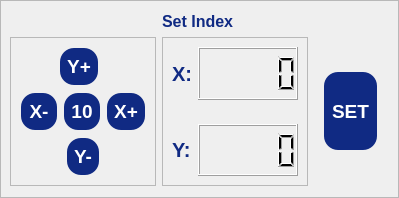
                     <widget class="QFrame" name="loffsetFrame">
                      <property name="frameShape">
                       <enum>QFrame::Shape::StyledPanel</enum>
                      </property>
                      <property name="frameShadow">
                       <enum>QFrame::Shadow::Raised</enum>
                      </property>
                      <layout class="QVBoxLayout" name="verticalLayout_42" stretch="0,0">
                       <property name="leftMargin">
                        <number>9</number>
                       </property>
                       <item alignment="Qt::AlignmentFlag::AlignHCenter">
                        <widget class="QLabel" name="label_16">
                         <property name="font">
                          <font>
                           <pointsize>12</pointsize>
                           <bold>true</bold>
                          </font>
                         </property>
                         <property name="styleSheet">
                          <string notr="true">QLabel {
    color: rgb(16, 42, 131);
}</string>
                         </property>
                         <property name="text">
                          <string>Set Index</string>
                         </property>
                        </widget>
                       </item>
                       <item>
                        <widget class="QWidget" name="widget_8" native="true">
                         <layout class="QHBoxLayout" name="horizontalLayout_37" stretch="2,2,1">
                          <property name="leftMargin">
                           <number>0</number>
                          </property>
                          <property name="topMargin">
                           <number>0</number>
                          </property>
                          <property name="rightMargin">
                           <number>0</number>
                          </property>
                          <property name="bottomMargin">
                           <number>0</number>
                          </property>
                          <item>
                           <widget class="QFrame" name="xyoffsetFrame">
                            <property name="styleSheet">
                             <string notr="true"/>
                            </property>
                            <property name="frameShape">
                             <enum>QFrame::Shape::StyledPanel</enum>
                            </property>
                            <property name="frameShadow">
                             <enum>QFrame::Shadow::Raised</enum>
                            </property>
                            <layout class="QVBoxLayout" name="verticalLayout_7">
                             <item>
                              <widget class="QWidget" name="widget_20" native="true">
                               <property name="sizePolicy">
                                <sizepolicy hsizetype="Preferred" vsizetype="Preferred">
                                 <horstretch>0</horstretch>
                                 <verstretch>0</verstretch>
                                </sizepolicy>
                               </property>
                               <layout class="QHBoxLayout" name="horizontalLayout_35">
                                <property name="spacing">
                                 <number>0</number>
                                </property>
                                <property name="leftMargin">
                                 <number>0</number>
                                </property>
                                <property name="topMargin">
                                 <number>0</number>
                                </property>
                                <property name="rightMargin">
                                 <number>0</number>
                                </property>
                                <property name="bottomMargin">
                                 <number>0</number>
                                </property>
                                <item>
                                 <spacer name="horizontalSpacer_6">
                                  <property name="orientation">
                                   <enum>Qt::Orientation::Horizontal</enum>
                                  </property>
                                  <property name="sizeHint" stdset="0">
                                   <size>
                                    <width>40</width>
                                    <height>20</height>
                                   </size>
                                  </property>
                                 </spacer>
                                </item>
                                <item>
                                 <widget class="QPushButton" name="offyplusPushButton">
                                  <property name="sizePolicy">
                                   <sizepolicy hsizetype="Expanding" vsizetype="Expanding">
                                    <horstretch>0</horstretch>
                                    <verstretch>0</verstretch>
                                   </sizepolicy>
                                  </property>
                                  <property name="minimumSize">
                                   <size>
                                    <width>0</width>
                                    <height>0</height>
                                   </size>
                                  </property>
                                  <property name="maximumSize">
                                   <size>
                                    <width>500</width>
                                    <height>150</height>
                                   </size>
                                  </property>
                                  <property name="font">
                                   <font>
                                    <pointsize>14</pointsize>
                                    <bold>true</bold>
                                   </font>
                                  </property>
                                  <property name="styleSheet">
                                   <string notr="true">QPushButton {
	color: rgb(255, 255, 255);	
	background-color: rgb(16, 42, 131);
	border-color: transparent;
	border-style: outset;
	border-radius: 15px;
	border-width: 2px;
	padding: 6px;
}

QPushButton:hover {
	color: rgb(16, 42, 131);
	background-color: rgb(167, 198, 229);
	border-color: rgb(16, 42, 131);
}

QPushButton:disabled {
	background-color: rgb(172, 172, 172);
}</string>
                                  </property>
                                  <property name="text">
                                   <string>Y+</string>
                                  </property>
                                 </widget>
                                </item>
                                <item>
                                 <spacer name="horizontalSpacer_7">
                                  <property name="orientation">
                                   <enum>Qt::Orientation::Horizontal</enum>
                                  </property>
                                  <property name="sizeHint" stdset="0">
                                   <size>
                                    <width>47</width>
                                    <height>20</height>
                                   </size>
                                  </property>
                                 </spacer>
                                </item>
                               </layout>
                              </widget>
                             </item>
                             <item>
                              <widget class="QWidget" name="widget_21" native="true">
                               <layout class="QHBoxLayout" name="horizontalLayout_40">
                                <property name="spacing">
                                 <number>5</number>
                                </property>
                                <property name="leftMargin">
                                 <number>0</number>
                                </property>
                                <property name="topMargin">
                                 <number>0</number>
                                </property>
                                <property name="rightMargin">
                                 <number>0</number>
                                </property>
                                <property name="bottomMargin">
                                 <number>0</number>
                                </property>
                                <item>
                                 <widget class="QPushButton" name="offxminusPushButton">
                                  <property name="sizePolicy">
                                   <sizepolicy hsizetype="Expanding" vsizetype="Expanding">
                                    <horstretch>0</horstretch>
                                    <verstretch>0</verstretch>
                                   </sizepolicy>
                                  </property>
                                  <property name="minimumSize">
                                   <size>
                                    <width>0</width>
                                    <height>0</height>
                                   </size>
                                  </property>
                                  <property name="maximumSize">
                                   <size>
                                    <width>500</width>
                                    <height>150</height>
                                   </size>
                                  </property>
                                  <property name="font">
                                   <font>
                                    <pointsize>14</pointsize>
                                    <bold>true</bold>
                                   </font>
                                  </property>
                                  <property name="styleSheet">
                                   <string notr="true">QPushButton {
	color: rgb(255, 255, 255);	
	background-color: rgb(16, 42, 131);
	border-color: transparent;
	border-style: outset;
	border-radius: 15px;
	border-width: 2px;
	padding: 6px;
}

QPushButton:hover {
	color: rgb(16, 42, 131);
	background-color: rgb(167, 198, 229);
	border-color: rgb(16, 42, 131);
}

QPushButton:disabled {
	background-color: rgb(172, 172, 172);
}</string>
                                  </property>
                                  <property name="text">
                                   <string>X-</string>
                                  </property>
                                 </widget>
                                </item>
                                <item>
                                 <widget class="QPushButton" name="travelPushButton">
                                  <property name="sizePolicy">
                                   <sizepolicy hsizetype="Expanding" vsizetype="Expanding">
                                    <horstretch>0</horstretch>
                                    <verstretch>0</verstretch>
                                   </sizepolicy>
                                  </property>
                                  <property name="maximumSize">
                                   <size>
                                    <width>500</width>
                                    <height>150</height>
                                   </size>
                                  </property>
                                  <property name="font">
                                   <font>
                                    <pointsize>14</pointsize>
                                    <bold>true</bold>
                                   </font>
                                  </property>
                                  <property name="styleSheet">
                                   <string notr="true">QPushButton {
	color: rgb(255, 255, 255);	
	background-color: rgb(16, 42, 131);
	border-color: transparent;
	border-style: outset;
	border-radius: 15px;
	border-width: 2px;
	padding: 6px;
}

QPushButton:hover {
	color: rgb(16, 42, 131);
	background-color: rgb(167, 198, 229);
	border-color: rgb(16, 42, 131);
}

QPushButton:disabled {
	background-color: rgb(172, 172, 172);
}</string>
                                  </property>
                                  <property name="text">
                                   <string>10</string>
                                  </property>
                                 </widget>
                                </item>
                                <item>
                                 <widget class="QPushButton" name="offxplusPushButton">
                                  <property name="sizePolicy">
                                   <sizepolicy hsizetype="Expanding" vsizetype="Expanding">
                                    <horstretch>0</horstretch>
                                    <verstretch>0</verstretch>
                                   </sizepolicy>
                                  </property>
                                  <property name="minimumSize">
                                   <size>
                                    <width>0</width>
                                    <height>0</height>
                                   </size>
                                  </property>
                                  <property name="maximumSize">
                                   <size>
                                    <width>500</width>
                                    <height>150</height>
                                   </size>
                                  </property>
                                  <property name="font">
                                   <font>
                                    <pointsize>14</pointsize>
                                    <bold>true</bold>
                                   </font>
                                  </property>
                                  <property name="styleSheet">
                                   <string notr="true">QPushButton {
	color: rgb(255, 255, 255);	
	background-color: rgb(16, 42, 131);
	border-color: transparent;
	border-style: outset;
	border-radius: 15px;
	border-width: 2px;
	padding: 6px;
}

QPushButton:hover {
	color: rgb(16, 42, 131);
	background-color: rgb(167, 198, 229);
	border-color: rgb(16, 42, 131);
}

QPushButton:disabled {
	background-color: rgb(172, 172, 172);
}</string>
                                  </property>
                                  <property name="text">
                                   <string>X+</string>
                                  </property>
                                 </widget>
                                </item>
                               </layout>
                              </widget>
                             </item>
                             <item>
                              <widget class="QWidget" name="widget_22" native="true">
                               <property name="minimumSize">
                                <size>
                                 <width>0</width>
                                 <height>0</height>
                                </size>
                               </property>
                               <layout class="QHBoxLayout" name="horizontalLayout_39">
                                <property name="spacing">
                                 <number>0</number>
                                </property>
                                <property name="leftMargin">
                                 <number>0</number>
                                </property>
                                <property name="topMargin">
                                 <number>0</number>
                                </property>
                                <property name="rightMargin">
                                 <number>0</number>
                                </property>
                                <property name="bottomMargin">
                                 <number>0</number>
                                </property>
                                <item>
                                 <spacer name="horizontalSpacer_8">
                                  <property name="orientation">
                                   <enum>Qt::Orientation::Horizontal</enum>
                                  </property>
                                  <property name="sizeHint" stdset="0">
                                   <size>
                                    <width>47</width>
                                    <height>20</height>
                                   </size>
                                  </property>
                                 </spacer>
                                </item>
                                <item>
                                 <widget class="QPushButton" name="offyminusPushButton">
                                  <property name="sizePolicy">
                                   <sizepolicy hsizetype="Expanding" vsizetype="Expanding">
                                    <horstretch>0</horstretch>
                                    <verstretch>0</verstretch>
                                   </sizepolicy>
                                  </property>
                                  <property name="minimumSize">
                                   <size>
                                    <width>0</width>
                                    <height>0</height>
                                   </size>
                                  </property>
                                  <property name="maximumSize">
                                   <size>
                                    <width>500</width>
                                    <height>150</height>
                                   </size>
                                  </property>
                                  <property name="font">
                                   <font>
                                    <pointsize>14</pointsize>
                                    <bold>true</bold>
                                   </font>
                                  </property>
                                  <property name="styleSheet">
                                   <string notr="true">QPushButton {
	color: rgb(255, 255, 255);	
	background-color: rgb(16, 42, 131);
	border-color: transparent;
	border-style: outset;
	border-radius: 15px;
	border-width: 2px;
	padding: 6px;
}

QPushButton:hover {
	color: rgb(16, 42, 131);
	background-color: rgb(167, 198, 229);
	border-color: rgb(16, 42, 131);
}

QPushButton:disabled {
	background-color: rgb(172, 172, 172);
}</string>
                                  </property>
                                  <property name="text">
                                   <string>Y-</string>
                                  </property>
                                 </widget>
                                </item>
                                <item>
                                 <spacer name="horizontalSpacer_9">
                                  <property name="orientation">
                                   <enum>Qt::Orientation::Horizontal</enum>
                                  </property>
                                  <property name="sizeHint" stdset="0">
                                   <size>
                                    <width>47</width>
                                    <height>20</height>
                                   </size>
                                  </property>
                                 </spacer>
                                </item>
                               </layout>
                              </widget>
                             </item>
                            </layout>
                           </widget>
                          </item>
                          <item>
                           <widget class="QFrame" name="xyposFrame">
                            <property name="styleSheet">
                             <string notr="true"/>
                            </property>
                            <property name="frameShape">
                             <enum>QFrame::Shape::StyledPanel</enum>
                            </property>
                            <property name="frameShadow">
                             <enum>QFrame::Shadow::Raised</enum>
                            </property>
                            <layout class="QVBoxLayout" name="verticalLayout_48">
                             <property name="leftMargin">
                              <number>0</number>
                             </property>
                             <property name="topMargin">
                              <number>0</number>
                             </property>
                             <property name="rightMargin">
                              <number>0</number>
                             </property>
                             <property name="bottomMargin">
                              <number>0</number>
                             </property>
                             <item>
                              <widget class="QWidget" name="widget_23" native="true">
                               <layout class="QHBoxLayout" name="horizontalLayout_55" stretch="1,3">
                                <property name="spacing">
                                 <number>6</number>
                                </property>
                                <property name="leftMargin">
                                 <number>9</number>
                                </property>
                                <property name="rightMargin">
                                 <number>9</number>
                                </property>
                                <item>
                                 <widget class="QLabel" name="label_18">
                                  <property name="maximumSize">
                                   <size>
                                    <width>25</width>
                                    <height>16777215</height>
                                   </size>
                                  </property>
                                  <property name="styleSheet">
                                   <string notr="true">QLabel {
    color: rgb(16, 42, 131);
    font-weight: bold;
    font-size: 20px;
    border: none;
}</string>
                                  </property>
                                  <property name="text">
                                   <string>X:</string>
                                  </property>
                                 </widget>
                                </item>
                                <item>
                                 <widget class="QLCDNumber" name="xoffsetLCDNumber">
                                  <property name="sizePolicy">
                                   <sizepolicy hsizetype="Expanding" vsizetype="Expanding">
                                    <horstretch>0</horstretch>
                                    <verstretch>0</verstretch>
                                   </sizepolicy>
                                  </property>
                                  <property name="minimumSize">
                                   <size>
                                    <width>100</width>
                                    <height>0</height>
                                   </size>
                                  </property>
                                 </widget>
                                </item>
                               </layout>
                              </widget>
                             </item>
                             <item>
                              <widget class="QWidget" name="widget_31" native="true">
                               <layout class="QHBoxLayout" name="horizontalLayout_56" stretch="1,3">
                                <item>
                                 <widget class="QLabel" name="label_19">
                                  <property name="maximumSize">
                                   <size>
                                    <width>25</width>
                                    <height>16777215</height>
                                   </size>
                                  </property>
                                  <property name="styleSheet">
                                   <string notr="true">QLabel {
    color: rgb(16, 42, 131);
    font-weight: bold;
    font-size: 20px;
    border: none;
}</string>
                                  </property>
                                  <property name="text">
                                   <string>Y:</string>
                                  </property>
                                 </widget>
                                </item>
                                <item>
                                 <widget class="QLCDNumber" name="yoffsetLCDNumber">
                                  <property name="sizePolicy">
                                   <sizepolicy hsizetype="Expanding" vsizetype="Expanding">
                                    <horstretch>0</horstretch>
                                    <verstretch>0</verstretch>
                                   </sizepolicy>
                                  </property>
                                  <property name="minimumSize">
                                   <size>
                                    <width>100</width>
                                    <height>0</height>
                                   </size>
                                  </property>
                                 </widget>
                                </item>
                               </layout>
                              </widget>
                             </item>
                            </layout>
                           </widget>
                          </item>
                          <item>
                           <widget class="QFrame" name="offbtnFrame">
                            <property name="styleSheet">
                             <string notr="true"/>
                            </property>
                            <property name="frameShape">
                             <enum>QFrame::Shape::NoFrame</enum>
                            </property>
                            <property name="frameShadow">
                             <enum>QFrame::Shadow::Plain</enum>
                            </property>
                            <layout class="QVBoxLayout" name="verticalLayout_49">
                             <property name="spacing">
                              <number>9</number>
                             </property>
                             <property name="leftMargin">
                              <number>9</number>
                             </property>
                             <property name="topMargin">
                              <number>9</number>
                             </property>
                             <property name="rightMargin">
                              <number>9</number>
                             </property>
                             <property name="bottomMargin">
                              <number>9</number>
                             </property>
                             <item>
                              <widget class="QPushButton" name="offsetPushButton">
                               <property name="enabled">
                                <bool>true</bool>
                               </property>
                               <property name="sizePolicy">
                                <sizepolicy hsizetype="Expanding" vsizetype="Expanding">
                                 <horstretch>0</horstretch>
                                 <verstretch>0</verstretch>
                                </sizepolicy>
                               </property>
                               <property name="minimumSize">
                                <size>
                                 <width>0</width>
                                 <height>0</height>
                                </size>
                               </property>
                               <property name="maximumSize">
                                <size>
                                 <width>300</width>
                                 <height>80</height>
                                </size>
                               </property>
                               <property name="font">
                                <font>
                                 <pointsize>14</pointsize>
                                 <bold>true</bold>
                                </font>
                               </property>
                               <property name="styleSheet">
                                <string notr="true">QPushButton {
	color: rgb(255, 255, 255);	
	background-color: rgb(16, 42, 131);
	border-color: transparent;
	border-style: outset;
	border-radius: 15px;
	border-width: 2px;
	padding: 6px;
}

QPushButton:hover {
	color: rgb(16, 42, 131);
	background-color: rgb(167, 198, 229);
	border-color: rgb(16, 42, 131);
}

QPushButton:disabled {
	background-color: rgb(172, 172, 172);
}</string>
                               </property>
                               <property name="text">
                                <string>SET</string>
                               </property>
                              </widget>
                             </item>
                            </layout>
                           </widget>
                          </item>
                         </layout>
                        </widget>
                       </item>
                      </layout>
                     </widget>
